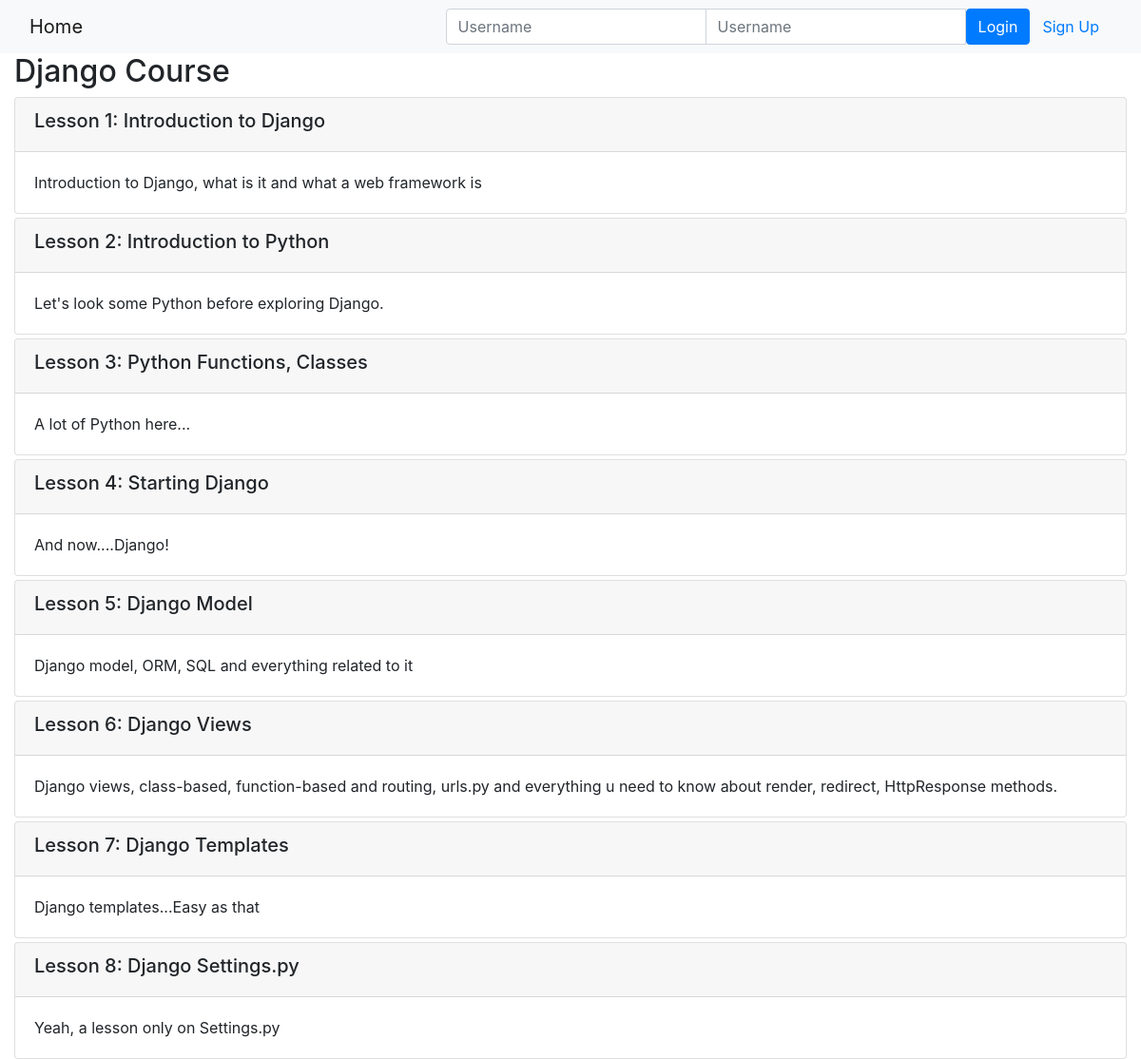
Page /onlinecourse/1/ on the committed database.
### onlinecourse/models.py (models this page shows, shortened)
class Course(models.Model):
    name = models.CharField(null=False, max_length=30, default='online course')
    image = models.ImageField(upload_to='course_images/')
    description = models.CharField(max_length=1000)
    pub_date = models.DateField(null=True)
    instructors = models.ManyToManyField(Instructor)
    users = models.ManyToManyField(settings.AUTH_USER_MODEL, through='Enrollment')
    total_enrollment = models.IntegerField(default=0)
    is_enrolled = False

class Lesson(models.Model):
    title = models.CharField(max_length=200, default="title")
    order = models.IntegerField(default=0)
    course = models.ForeignKey(Course, on_delete=models.CASCADE)
    content = models.TextField()

### onlinecourse/views.py (the view)
# urls.py: path('<int:pk>/', views.CourseDetailView.as_view(), name='course_details'),
class CourseDetailView(generic.DetailView):
    model = Course
    template_name = 'onlinecourse/course_detail_bootstrap.html'

### onlinecourse/templates/onlinecourse/course_detail_bootstrap.html (shortened to what this page needs)
<!DOCTYPE html>
<html lang="en">
<head>
     {% load static %}
    <link rel="stylesheet" href="https://maxcdn.bootstrapcdn.com/bootstrap/4.5.2/css/bootstrap.min.css">
</head>
<body>
    <nav class="navbar navbar-light bg-light">
        <div class="container-fluid">
            <div class="navbar-header">
                  <a class="navbar-brand" href="{% url 'onlinecourse:index' %}">Home</a>
            </div>
            <ul class="nav navbar-nav navbar-right">
                {% if user.is_authenticated %}
                <li>
                    <a class="btn btn-link" href="#">{{ user.first_name }}({{ user.username }})</a>
                    <a class="btn btn-link" href="{% url 'onlinecourse:logout' %}">Logout</a>
                </li>
                {% else %}
                <li>
                    <form class="form-inline" action="{% url 'onlinecourse:login' %}" method="post">
                        <div class="input-group">
                            <input type="text" class="form-control" placeholder="Username" name="username" >
                            <input type="password" class="form-control" placeholder="Username" name="psw" >
                            <button class="btn btn-primary" type="submit">Login</button>
                            <a class="btn btn-link" href="{% url 'onlinecourse:registration' %}">Sign Up</a>
                        </div>
                    </form>
                </li>
                {% endif %}
            </ul>
        </div>
    </nav>
    <div class="container-fluid">
            <h2>{{ course.name }}</h2>
            <div class="card-columns-vertical">
                {% for lesson in course.lesson_set.all %}
                    <div class="card mt-1">
                        <div class="card-header"><h5>Lesson {{lesson.order|add:1}}: {{lesson.title}}</h5></div>
                        <div class="card-body">{{lesson.content}}</div>
                    </div>
                {% endfor %}
            </div>
    </div>
</body>
</html>

### rows in the picture
Course: name "Django Course"
Lesson: order|add "1", title "Introduction to Django", content "Introduction to Django, what is it and what a web framework is"
Lesson: order|add "2", title "Introduction to Python", content "Let's look some Python before exploring Django."
Lesson: order|add "3", title "Python Functions, Classes", content "A lot of Python here..."
Lesson: order|add "4", title "Starting Django", content "And now....Django!"
Lesson: order|add "5", title "Django Model", content "Django model, ORM, SQL and everything related to it"
Lesson: order|add "6", title "Django Views", content "Django views, class-based, function-based and routing, urls.py and everything u need to know about render, redirect, HttpResponse methods."
Lesson: order|add "7", title "Django Templates", content "Django templates...Easy as that"
Lesson: order|add "8", title "Django Settings.py", content "Yeah, a lesson only on Settings.py"
